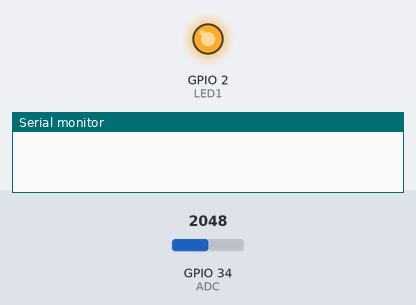
This program was run on a simulated ESP32. Parts: output pins drawn as LEDs (lit = HIGH), the last lines printed to the serial monitor. Inputs (shaded band) come from the test bench; at power-on: GPIO 34 (ADC) = 2048.

Above: at 0.2 s.
At 4.2 s:
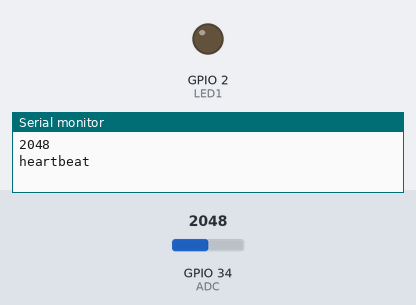
Timing chart, 0 to 10.4 s (numbered marks = the images above):
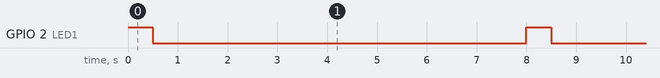

The program:

main.cpp
```cpp
#include <Arduino.h>

#define LED1 2
#define ADC 34

void setup() {
    Serial.begin(115200);
    pinMode(LED1, OUTPUT);
}

void loop() {
    digitalWrite(LED1, HIGH);
    delay(500);

    digitalWrite(LED1, LOW);
    delay(500);

    int tho = analogRead(ADC);
    Serial.println(tho);
    delay(2000);

    Serial.println("heartbeat");
    delay(5000);
}
```

Measured:
- by itself, GPIO 2 (LED1): alternates HIGH for 0.50 s and LOW for 7.5 s
